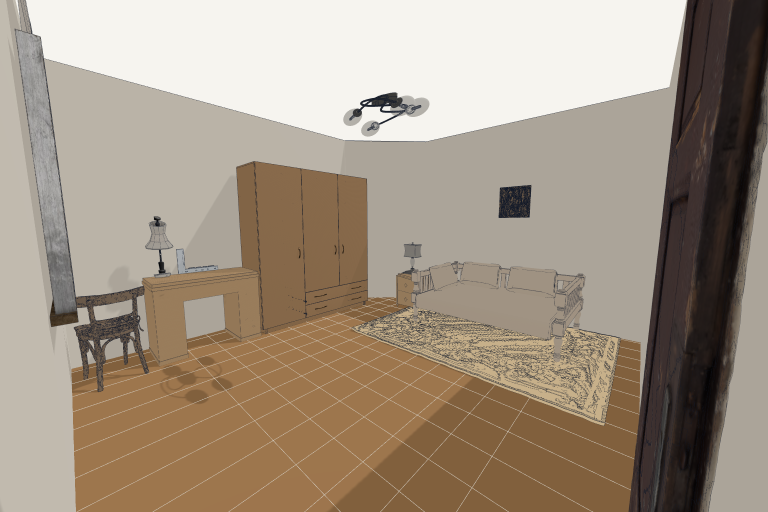
#> input picture edit_object_scope_preflight/source_3d.png, 1536 x 1024 px (shown at 1/2 size)
$ python -i triposr_adapter.py   (imports and definitions only)
#> lines starting #> are read from the running program, lines starting #| are printed output that depends on the picture; after the words box and inside, x2 and y2 are one past the last pixel; in counts of white or black regions, pixels touching at a corner belong together
from __future__ import annotations

import os
import subprocess
import sys
from dataclasses import dataclass
from pathlib import Path
from typing import Literal

import numpy as np
from PIL import Image, ImageEnhance


@dataclass(frozen=True)
class TripoSRRunConfig:
    triposr_dir: Path
    python_executable: Path = Path(sys.executable)
    pretrained_model_name_or_path: str = "stabilityai/TripoSR"
    device: str = "auto"
    chunk_size: int | None = None
    mc_resolution: int = 256
    mc_threshold: float = 12.0
    output_format: Literal["glb", "obj"] = "glb"
    bake_texture_when_available: bool = True
    texture_resolution: int = 2048


@dataclass(frozen=True)
class TripoSRRunResult:
    mesh_path: Path
    preferred_mesh_path: Path
    textured_mesh_path: Path | None
    textured_mesh_source_path: Path | None
    texture_image_path: Path | None
    stdout_path: Path
    stderr_path: Path
    command: list[str]
    texture_stdout_path: Path | None
    texture_stderr_path: Path | None
    texture_command: list[str] | None
    texture_bake_error: str | None


@dataclass(frozen=True)
class _TripoSRCommandResult:
    mesh_path: Path
    stdout_path: Path
    stderr_path: Path
    command: list[str]


# [282 lines left out: functions run_triposr, _run_triposr_command, _python_module_available, _ensure_textured_obj_material_bindings, _convert_textured_obj_to_glb, not called in this run]


def _postprocess_baked_texture(texture_path: Path) -> None:
    texture_image = Image.open(texture_path).convert("RGBA")
    texture_array = np.array(texture_image, copy=True)
    rgb = texture_array[:, :, :3].astype(np.float32)

    occupancy_mask = rgb.max(axis=2) > 18
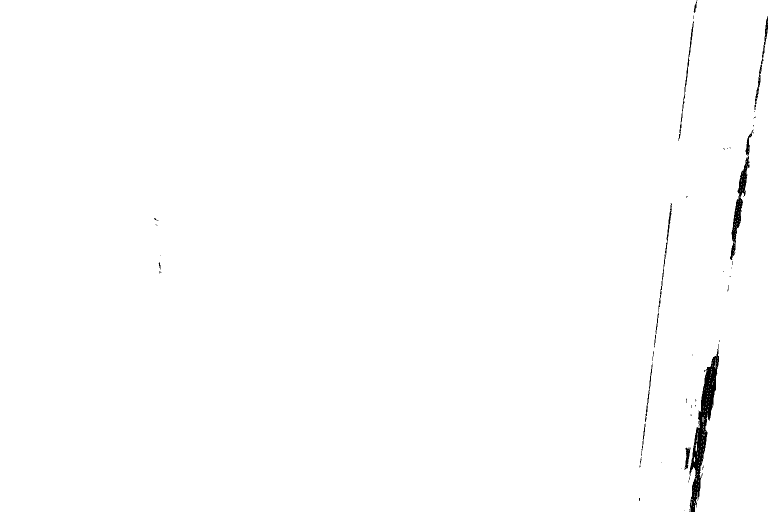
#> occupancy_mask: shape (1024, 1536) bool (shown at 1/2 size); 99.3% white; 63 black regions (45 under 20 px), largest, box (x1, y1, x2, y2) and area: (1379, 698, 1438, 1024) 5684, (1460, 312, 1499, 520) 1986, (1509, 32, 1536, 220) 603
    if not bool(occupancy_mask.any()):
        texture_image.save(texture_path)
        return

    enhanced_rgb_image = Image.fromarray(rgb.astype(np.uint8), mode="RGB")
#> enhanced_rgb_image is the input picture: PIL image 1536x1024 RGB; mean R, G, B 162.3, 147.8, 131.2
    enhanced_rgb_image = ImageEnhance.Color(enhanced_rgb_image).enhance(1.35)
    enhanced_rgb_image = ImageEnhance.Contrast(enhanced_rgb_image).enhance(1.15)
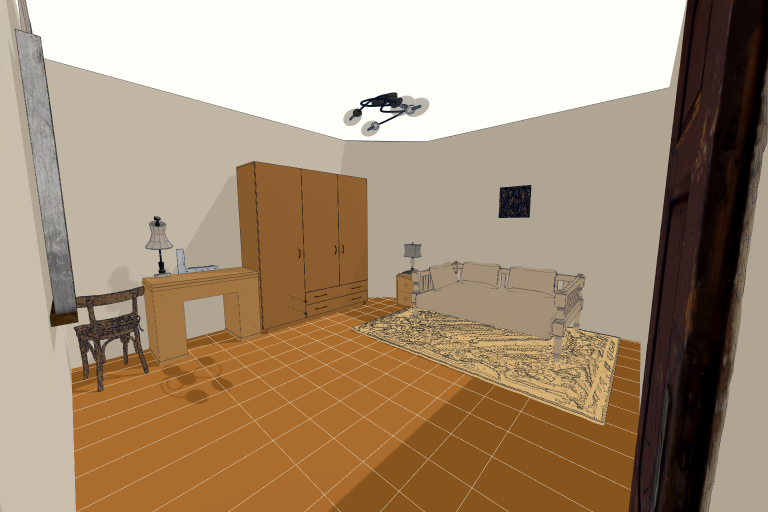
#> enhanced_rgb_image: PIL image 1536x1024 RGB (shown at 1/2 size); mean R, G, B 167.2, 145, 119.8
    enhanced_rgb_image = ImageEnhance.Brightness(enhanced_rgb_image).enhance(1.12)
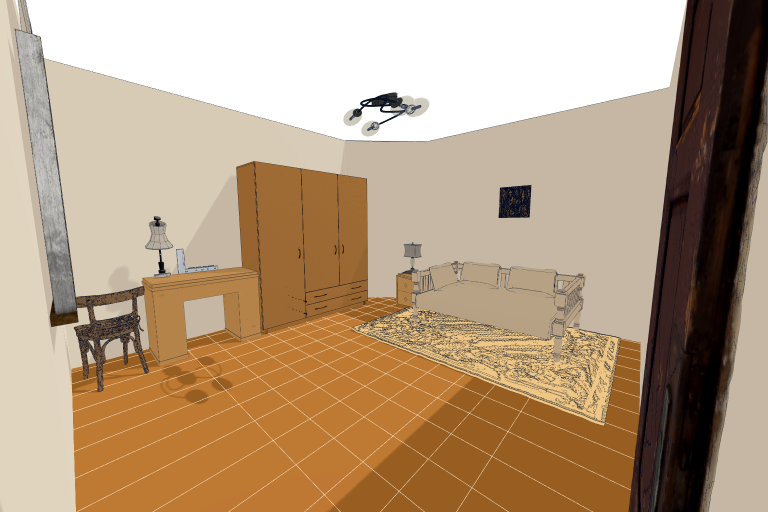
#> enhanced_rgb_image: PIL image 1536x1024 RGB (shown at 1/2 size); mean R, G, B 181.6, 156.7, 129.3
    enhanced_rgb_image = ImageEnhance.Sharpness(enhanced_rgb_image).enhance(1.08)

    enhanced_rgb = np.array(enhanced_rgb_image, copy=False).astype(np.float32) / 255.0
    enhanced_rgb[occupancy_mask] = np.power(enhanced_rgb[occupancy_mask], 0.9)
    final_rgb = np.clip(enhanced_rgb * 255.0, 0, 255).astype(np.uint8)

    texture_array[:, :, :3] = np.where(
        occupancy_mask[:, :, None],
        final_rgb,
        texture_array[:, :, :3],
    )
    Image.fromarray(texture_array, mode="RGBA").save(texture_path)

>>> result = _postprocess_baked_texture('../edit_object_scope_preflight/source_3d.png')

$ run again, on edit_object_scope_preflight/edit.png
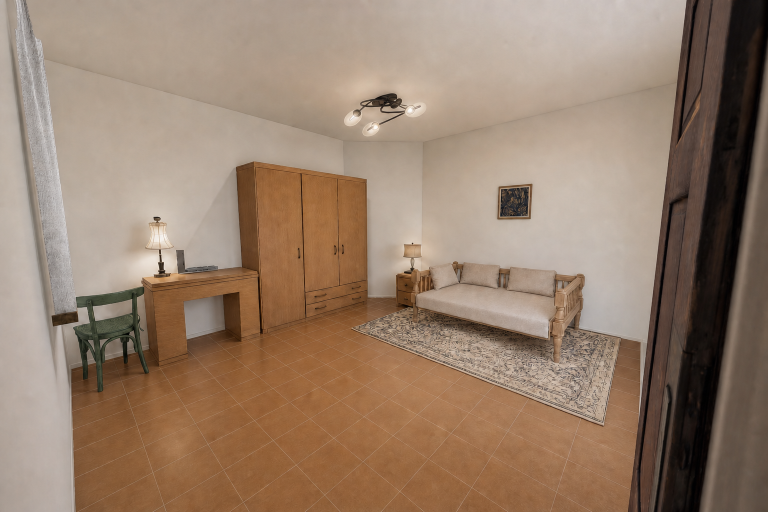
#> input picture edit_object_scope_preflight/edit.png, 1536 x 1024 px (shown at 1/2 size)
#> in _postprocess_baked_texture, `occupancy_mask = rgb.max(axis=2) > 18`:
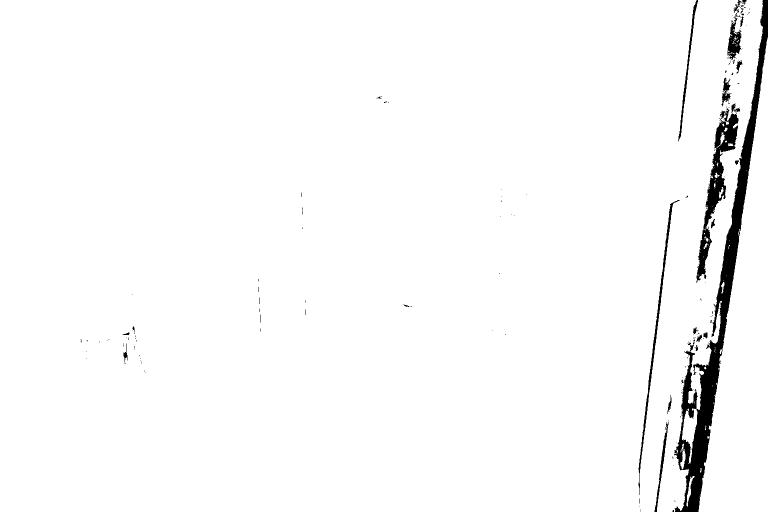
#> occupancy_mask: shape (1024, 1536) bool (shown at 1/2 size); 97.4% white; 195 black regions (169 under 20 px), largest, box (x1, y1, x2, y2) and area: (1348, 0, 1536, 1024) 25644, (1393, 217, 1477, 566) 6900, (1277, 400, 1360, 990) 2308
#> in _postprocess_baked_texture, enhanced_rgb_image is the input picture: PIL image 1536x1024 RGB; mean R, G, B 151.1, 127.4, 108
#> in _postprocess_baked_texture, `enhanced_rgb_image = ImageEnhance.Brightness(enhanced_rgb_image).enhan..`:
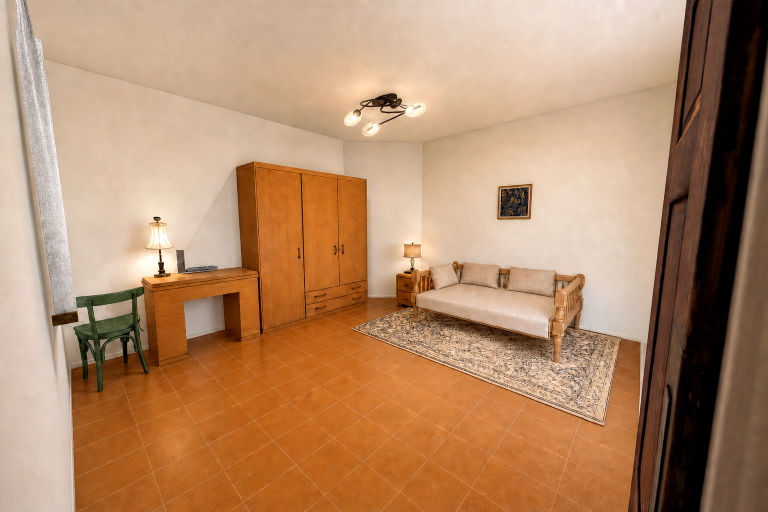
#> enhanced_rgb_image: PIL image 1536x1024 RGB (shown at 1/2 size); mean R, G, B 179.5, 138.2, 105.1
